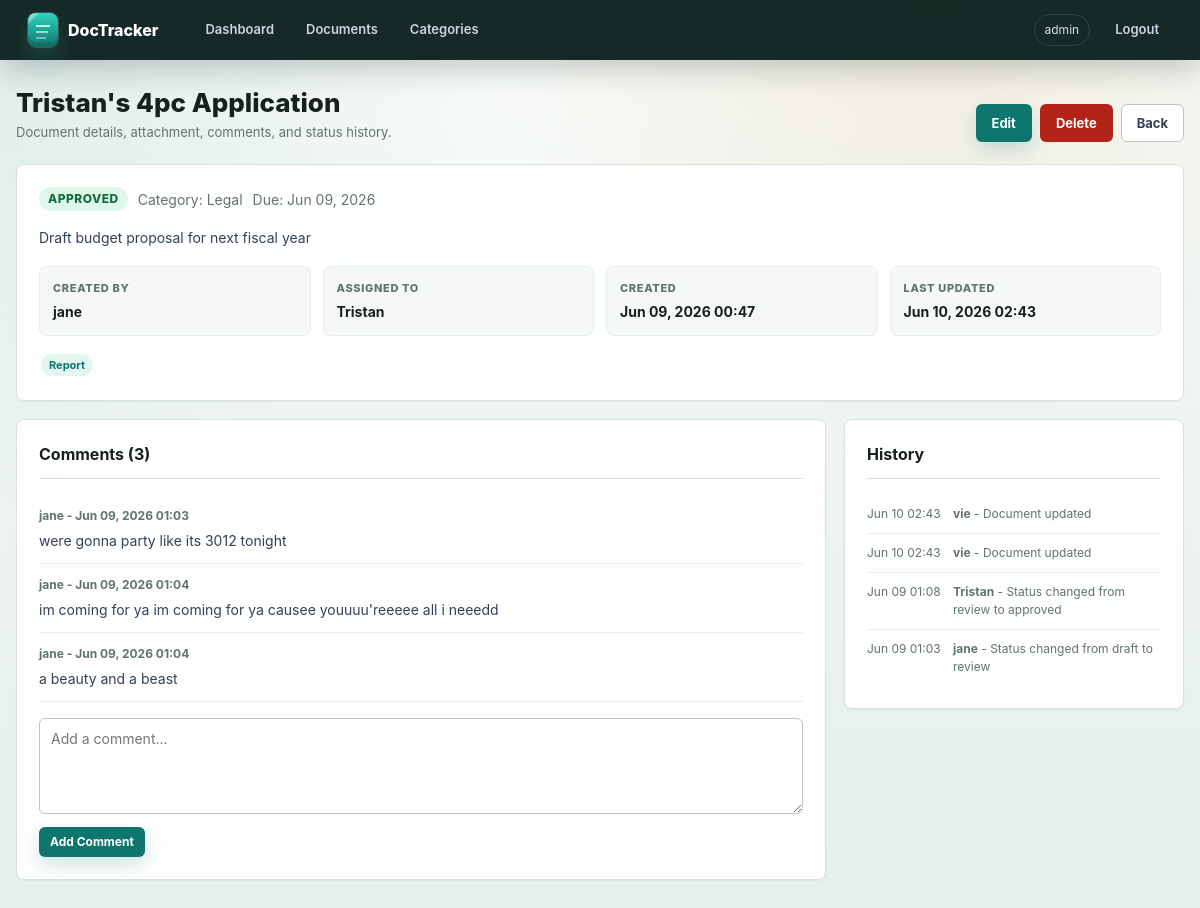
Page /documents/4/ (signed in) on the committed database.
### documents/models.py (models this page shows, shortened)
class Document(models.Model):
    STATUS_CHOICES = [
        ('draft', 'Draft'),
        ('review', 'Under Review'),
        ('approved', 'Approved'),
        ('archived', 'Archived'),
    ]
    title = models.CharField(max_length=255)
    description = models.TextField(blank=True)
    category = models.ForeignKey(Category, on_delete=models.SET_NULL, null=True, blank=True)
    status = models.CharField(max_length=20, choices=STATUS_CHOICES, default='draft')
    file = models.FileField(upload_to='documents/', null=True, blank=True)
    tags = models.CharField(max_length=500, blank=True, help_text="Comma-separated tags")
    created_by = models.ForeignKey(User, on_delete=models.SET_NULL, null=True, related_name='created_docs')
    assigned_to = models.ForeignKey(User, on_delete=models.SET_NULL, null=True, blank=True, related_name='assigned_docs')
    created_at = models.DateTimeField(auto_now_add=True)
    updated_at = models.DateTimeField(auto_now=True)
    due_date = models.DateField(null=True, blank=True)
    class Meta:
        ordering = ['-created_at']
    def get_tags_list(self):
        return [t.strip() for t in self.tags.split(',') if t.strip()]

class Category(models.Model):
    name = models.CharField(max_length=100, unique=True)
    description = models.TextField(blank=True)
    created_at = models.DateTimeField(auto_now_add=True)
    class Meta:
        verbose_name_plural = "Categories"
        ordering = ['name']

class Comment(models.Model):
    document = models.ForeignKey(Document, on_delete=models.CASCADE, related_name='comments')
    author = models.ForeignKey(User, on_delete=models.SET_NULL, null=True)
    text = models.TextField()
    created_at = models.DateTimeField(auto_now_add=True)
    class Meta:
        ordering = ['created_at']

class DocumentHistory(models.Model):
    document = models.ForeignKey(Document, on_delete=models.CASCADE, related_name='history')
    changed_by = models.ForeignKey(User, on_delete=models.SET_NULL, null=True)
    change_note = models.TextField()
    old_status = models.CharField(max_length=20, blank=True)
    new_status = models.CharField(max_length=20, blank=True)
    timestamp = models.DateTimeField(auto_now_add=True)
    class Meta:
        ordering = ['-timestamp']

### documents/views.py (the view, shortened to what this page needs)
# urls.py: path('documents/<int:pk>/', views.document_detail, name='document_detail'),
@login_required
def document_detail(request, pk):
    doc = get_object_or_404(Document, pk=pk)
    comment_form = CommentForm()
    comment_added = False
    comments = doc.comments.select_related('author').all()
    context = {
        'doc': doc,
        'can_manage_doc': can_manage_document(request.user, doc),
        'comment_form': comment_form,
        'history': doc.history.select_related('changed_by').all(),
        'comments': comments,
        'comment_added': comment_added,
    }
    template = 'documents/_comments_panel.html' if is_htmx(request) and request.method == 'POST' else 'documents/detail.html'
    return render(request, template, context)

### documents/forms.py
class CommentForm(forms.ModelForm):
    class Meta:
        model = Comment
        fields = ['text']
        widgets = {
            'text': forms.Textarea(attrs={'rows': 2, 'placeholder': 'Add a comment...'}),
        }
        labels = {'text': ''}

### documents/views.py (called while the page is built)
def is_htmx(request):
    return request.headers.get('HX-Request') == 'true'

def can_manage_document(user, document):
    return user.is_staff or user.is_superuser or document.created_by_id == user.id

### templates/documents/detail.html (shortened to what this page needs)
{% extends 'base.html' %}
{% block content %}
<div class="page-header">
  <div>
    <h1>{{ doc.title }}</h1>
    <p class="page-kicker">Document details, attachment, comments, and status history.</p>
  </div>
  <div class="actions">
    {% if can_manage_doc %}
    <a href="{% url 'document_edit' doc.pk %}" class="btn btn-primary">Edit</a>
    <a href="{% url 'document_delete' doc.pk %}" class="btn btn-danger">Delete</a>
    {% endif %}
    <a href="{% url 'document_list' %}" class="btn btn-secondary">Back</a>
  </div>
</div>
<div class="card">
  <div class="document-meta-line">
    <span class="badge badge-{{ doc.status }}" style="font-size:12px;">{{ doc.get_status_display }}</span>
    {% if doc.category %}<span class="text-muted">Category: {{ doc.category.name }}</span>{% endif %}
    {% if doc.due_date %}<span class="text-muted">Due: {{ doc.due_date|date:"M d, Y" }}</span>{% endif %}
  </div>
  {% if doc.description %}
  <p class="document-description">{{ doc.description }}</p>
  {% endif %}
  <div class="detail-meta">
    <div class="meta-item">
      <div class="meta-label">Created By</div>
      <div class="meta-value">{{ doc.created_by.username|default:"-" }}</div>
    </div>
    <div class="meta-item">
      <div class="meta-label">Assigned To</div>
      <div class="meta-value">{{ doc.assigned_to.username|default:"-" }}</div>
    </div>
    <div class="meta-item">
      <div class="meta-label">Created</div>
      <div class="meta-value">{{ doc.created_at|date:"M d, Y H:i" }}</div>
    </div>
    <div class="meta-item">
      <div class="meta-label">Last Updated</div>
      <div class="meta-value">{{ doc.updated_at|date:"M d, Y H:i" }}</div>
    </div>
  </div>
  {% if doc.get_tags_list %}
  <div class="mt-3">
    {% for tag in doc.get_tags_list %}<span class="tag">{{ tag }}</span>{% endfor %}
  </div>
  {% endif %}
</div>
<div class="detail-grid">
  {% include 'documents/_comments_panel.html' %}
  <div class="card">
    <h2>History</h2>
    {% for h in history %}
    <div class="history-item">
      <span>{{ h.timestamp|date:"M d H:i" }}</span>
      <span><strong>{{ h.changed_by.username|default:"?" }}</strong> - {{ h.change_note }}</span>
    </div>
    {% empty %}
    <p class="text-muted" style="font-size:13px;">No history yet.</p>
    {% endfor %}
  </div>
</div>
{% endblock %}

### templates/base.html (shortened to what this page needs)
<!DOCTYPE html>
<html lang="en">
<head>
</head>
<body>
{% if user.is_authenticated %}
<nav>
  <span class="brand">DocTracker</span>
  <a href="{% url 'dashboard' %}">Dashboard</a>
  <a href="{% url 'document_list' %}">Documents</a>
  <a href="{% url 'category_list' %}">Categories</a>
  <span class="user">{{ user.username }}</span>
  <a href="{% url 'logout' %}">Logout</a>
</nav>
{% endif %}
<div class="container">
  {% block content %}{% endblock %}
</div>
</body>
</html>

### templates/documents/_comments_panel.html (shortened to what this page needs)
<div id="comments-panel" class="card fade-in">
  <h2>Comments ({{ comments.count }})</h2>
  {% for comment in comments %}
  <div class="comment">
    <div class="comment-meta">{{ comment.author.username }} - {{ comment.created_at|date:"M d, Y H:i" }}</div>
    <div class="comment-text">{{ comment.text }}</div>
  </div>
  {% empty %}
  <p class="text-muted" style="font-size:13px;">No comments yet.</p>
  {% endfor %}
  <div class="mt-3">
    <form method="post"
          hx-post="{% url 'document_detail' doc.pk %}"
          hx-target="#comments-panel"
          hx-swap="outerHTML"
          hx-indicator="#comment-indicator">
      {{ comment_form.text }}
      <div class="actions mt-2">
        <button type="submit" class="btn btn-primary btn-sm">Add Comment</button>
      </div>
    </form>
  </div>
</div>

### rows in the picture
Document: title "Tristan's 4pc Application", status "APPROVED", category.name "Legal", due_date "Jun 09, 2026", description "Draft budget proposal for next fiscal year", created_by.username "jane", assigned_to.username "Tristan", created_at "Jun 09, 2026 00:47", updated_at "Jun 10, 2026 02:43", get_tags_list "Report"
Comment: author.username "jane", created_at "Jun 09, 2026 01:03", text "were gonna party like its 3012 tonight"
Comment: author.username "jane", created_at "Jun 09, 2026 01:04", text "im coming for ya im coming for ya causee youuuu'reeeee all i neeedd"
Comment: author.username "jane", created_at "Jun 09, 2026 01:04", text "a beauty and a beast"
DocumentHistory: timestamp "Jun 10 02:43", changed_by.username "vie", change_note "Document updated"
DocumentHistory: timestamp "Jun 10 02:43", changed_by.username "vie", change_note "Document updated"
DocumentHistory: timestamp "Jun 09 01:08", changed_by.username "Tristan", change_note "Status changed from review to approved"
DocumentHistory: timestamp "Jun 09 01:03", changed_by.username "jane", change_note "Status changed from draft to review"

### other values in the picture
{{ user.username }} "admin"
{{ comments.count }} "3"
